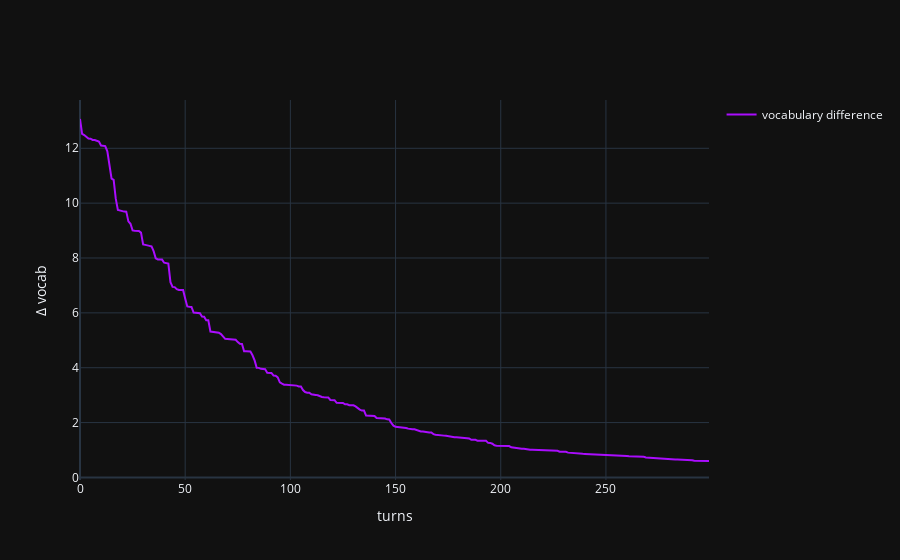

The notebook cell this image was saved under:
### Code cell
fig = plot(vocab_dif.numpy(), 'vocabulary difference')
fig.update_layout(
    # title='Dyadic interaction in a random environment',
    yaxis_title='Δ P(w|m)',
    xaxis_title='turns'
)
fig.show()

### Figure 1 — Plotly figure (JSON) as saved in the notebook; plotly's stock layout.template omitted (floating-point values rounded to 4 significant figures; data arrays with more than 128 entries replaced by an {"elided": "..."} marker saying what was removed)
{"data": [{"legendgroup": "vocabulary difference", "line": {"color": "#AA0DFE"}, "mode": "lines", "name": "vocabulary difference", "showlegend": true, "x": {"elided": "300 int values"}, "y": {"elided": "300 float values"}, "type": "scatter"}], "layout": {"yaxis": {"title": {"text": "Δ vocab"}}, "xaxis": {"title": {"text": "turns"}}}}
